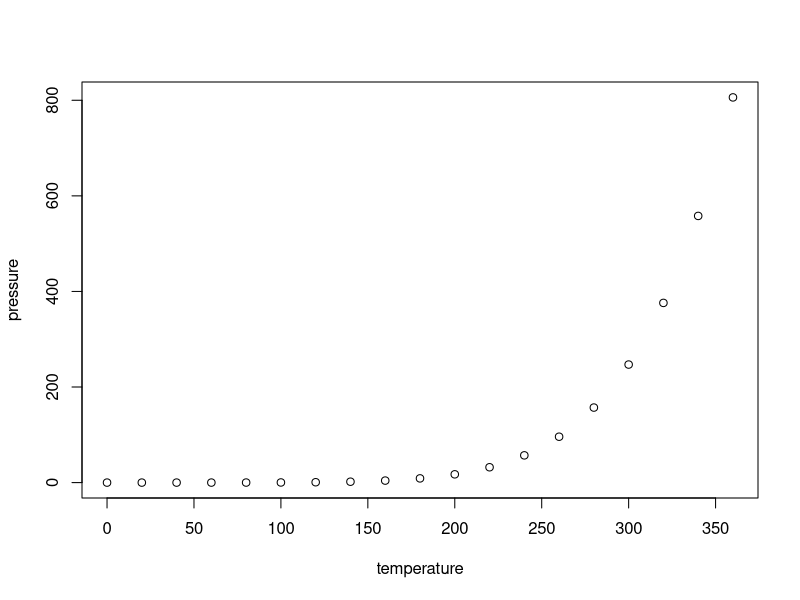
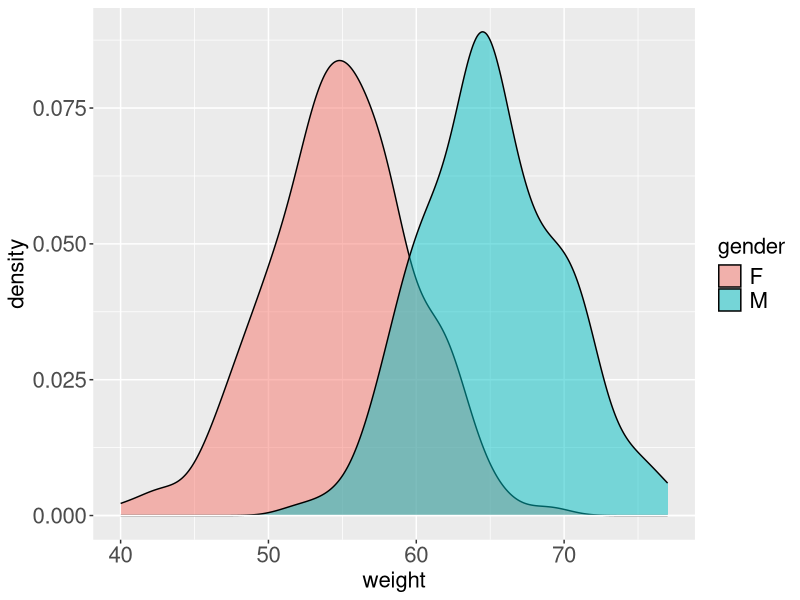

The R script that drew these images, in order:
## ---- chunk 1
options(htmltools.dir.version = FALSE)
## ---- chunk 2
summary(cars)
## ---- chunk 3
plot(pressure)
## ---- chunk 4
set.seed(42)
df <- data.frame(gender = factor(rep(c("F", "M"), each = 200)),
                 weight = round(c(rnorm(200, mean = 55, sd=5),
                                  rnorm(200, mean = 65, sd=5))))

summary(df)
## ---- chunk 5
library(ggplot2)
txtSize <- 16
plt <- ggplot(df, aes(x=weight, fill=gender)) +
       geom_density(alpha=0.5) +
       geom_hline(yintercept = 0, colour='white') +
       # ggtitle("Weight as a function of gender") +
       theme(axis.text=element_text(size=txtSize),
             axis.title=element_text(size=txtSize),
             legend.title=element_text(size=txtSize),
             legend.text=element_text(size=txtSize),
             plot.title=element_text(hjust = 0.5)) +
       # geom_histogram() +
       NULL
print(plt)
